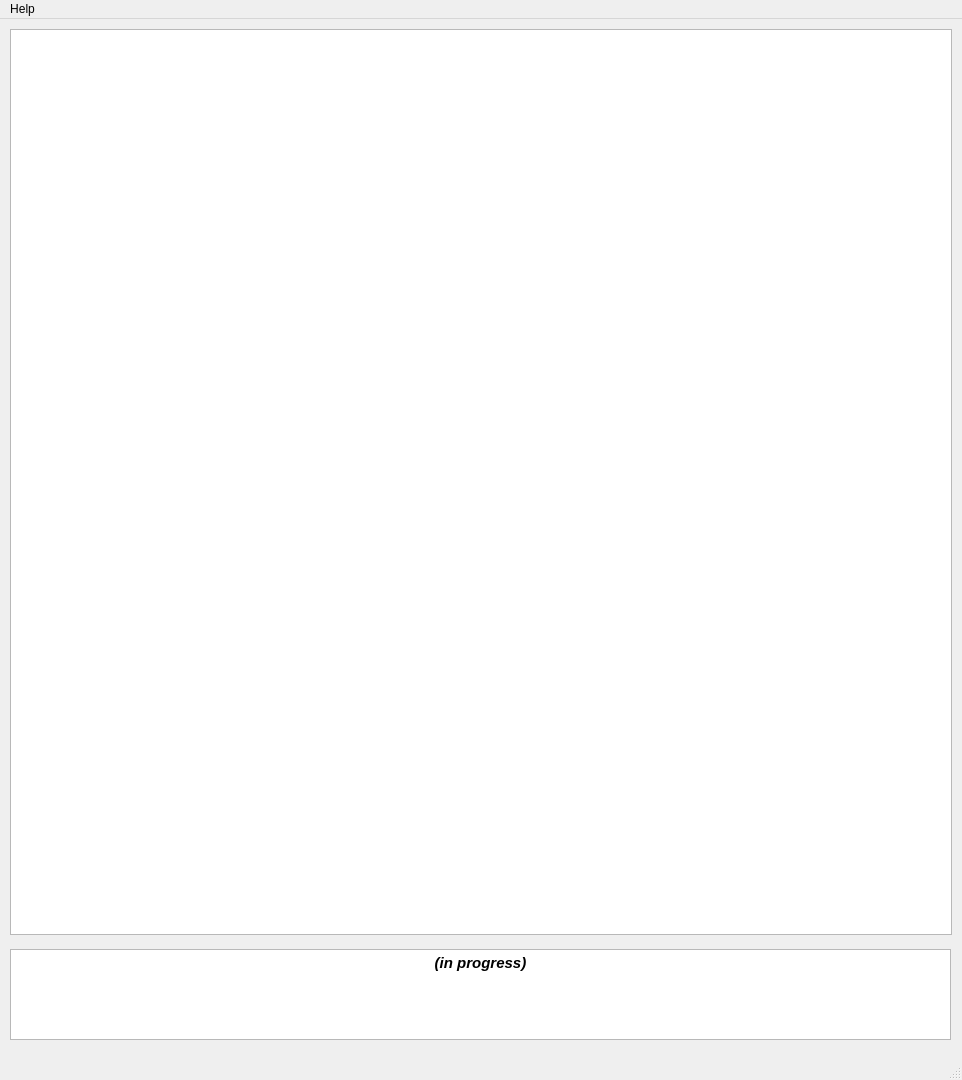
<?xml version="1.0" encoding="UTF-8"?>
<ui version="4.0">
 <class>MainWindow</class>
 <widget class="QMainWindow" name="MainWindow">
  <property name="geometry">
   <rect>
    <x>0</x>
    <y>0</y>
    <width>962</width>
    <height>1080</height>
   </rect>
  </property>
  <property name="minimumSize">
   <size>
    <width>0</width>
    <height>0</height>
   </size>
  </property>
  <property name="windowTitle">
   <string>Chess Game</string>
  </property>
  <property name="windowIcon">
   <iconset resource="../Arch/resources/resources.qrc">
    <normaloff>:/pieces/yellow/king</normaloff>:/pieces/yellow/king</iconset>
  </property>
  <widget class="QWidget" name="centralwidget">
   <widget class="QGraphicsView" name="graphicsView">
    <property name="geometry">
     <rect>
      <x>10</x>
      <y>10</y>
      <width>942</width>
      <height>906</height>
     </rect>
    </property>
   </widget>
   <widget class="QTextEdit" name="textEdit">
    <property name="geometry">
     <rect>
      <x>10</x>
      <y>930</y>
      <width>941</width>
      <height>91</height>
     </rect>
    </property>
    <property name="autoFillBackground">
     <bool>false</bool>
    </property>
    <property name="html">
     <string>&lt;!DOCTYPE HTML PUBLIC &quot;-//W3C//DTD HTML 4.0//EN&quot; &quot;http://www.w3.org/TR/REC-html40/strict.dtd&quot;&gt;
&lt;html&gt;&lt;head&gt;&lt;meta name=&quot;qrichtext&quot; content=&quot;1&quot; /&gt;&lt;meta charset=&quot;utf-8&quot; /&gt;&lt;style type=&quot;text/css&quot;&gt;
p, li { white-space: pre-wrap; }
hr { height: 1px; border-width: 0; }
li.unchecked::marker { content: &quot;\2610&quot;; }
li.checked::marker { content: &quot;\2612&quot;; }
&lt;/style&gt;&lt;/head&gt;&lt;body style=&quot; font-family:'Segoe UI'; font-size:9pt; font-weight:400; font-style:normal;&quot;&gt;
&lt;p align=&quot;center&quot; style=&quot; margin-top:0px; margin-bottom:0px; margin-left:0px; margin-right:0px; -qt-block-indent:0; text-indent:0px;&quot;&gt;&lt;span style=&quot; font-size:11pt; font-weight:700; font-style:italic;&quot;&gt;(in progress)&lt;/span&gt;&lt;/p&gt;&lt;/body&gt;&lt;/html&gt;</string>
    </property>
   </widget>
  </widget>
  <widget class="QMenuBar" name="menubar">
   <property name="geometry">
    <rect>
     <x>0</x>
     <y>0</y>
     <width>962</width>
     <height>22</height>
    </rect>
   </property>
   <widget class="QMenu" name="menuHelp">
    <property name="title">
     <string>Help</string>
    </property>
   </widget>
   <addaction name="menuHelp"/>
  </widget>
  <widget class="QStatusBar" name="statusbar"/>
 </widget>
 <resources>
  <include location="../Arch/resources/resources.qrc"/>
 </resources>
 <connections/>
</ui>
